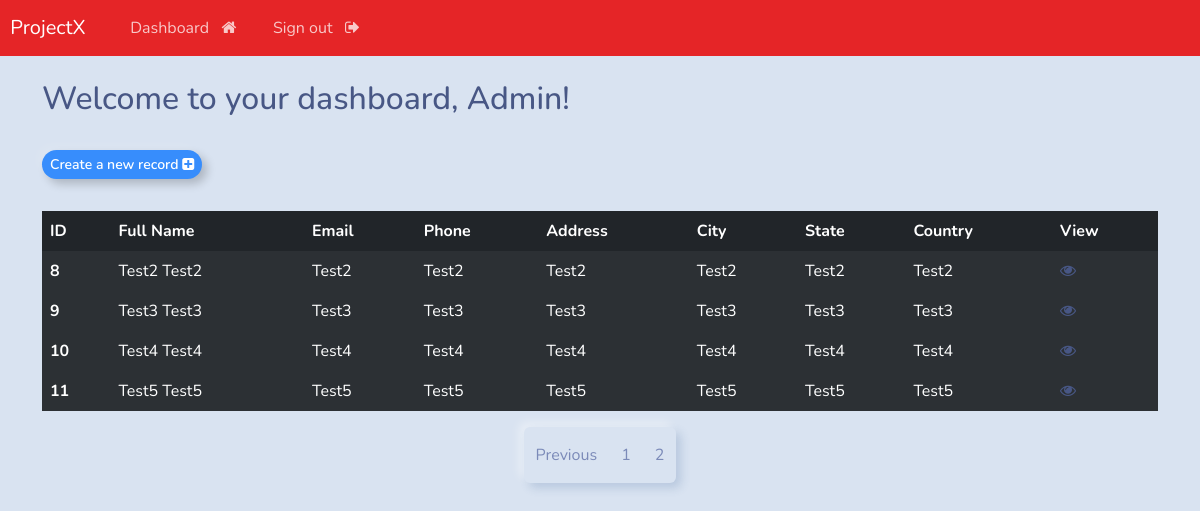
The page /dashboard?page=2 (signed in) on the database its author committed.
### webapp/models.py (models this page shows, shortened)
class Record(models.Model):
    creation_date = models.DateTimeField(auto_now_add = True)
    first_name = models.CharField(max_length=100)
    last_name = models.CharField(max_length=100)
    email = models.CharField(max_length=100)
    phone = models.CharField(max_length=100)
    address = models.CharField(max_length=100)
    city = models.CharField(max_length=100)
    state = models.CharField(max_length=100)
    country = models.CharField(max_length=100)

### webapp/views.py (the view)
# urls.py: path('dashboard', views.dashboard, name="dashboard"),
@login_required(login_url='login')
def dashboard(request):
    admin_records = Record.objects.all()
    paginator = Paginator(admin_records,5)
    page_number=request.GET.get('page')
    final_admin_records = paginator.get_page(page_number)
    total_pages = final_admin_records.paginator.num_pages
    context = {
        'admin_records':final_admin_records,
        'total_page_list':[n+1 for n in range(total_pages) ]
        }
    return render(request,'webapp/user/dashboard.html', context=context)

### webapp/templates/webapp/user/dashboard.html (shortened to what this page needs)
{% extends 'webapp/base.html' %}
{% block content %}
<h2>Welcome to your dashboard, {{user|title}}!</h2>
<a href="{% url 'create-record' %}" class="btn btn-outline-primary btn-sm">Create a new record <i
        class="fa fa-plus-square"></i></a>
<table class="table table-dark table-striped table-hover">
    <thead>
        <tr>
            <th scope="col">ID</th>
            <th scope="col">Full Name</th>
            <th scope="col">Email</th>
            <th scope="col">Phone</th>
            <th scope="col">Address</th>
            <th scope="col">City</th>
            <th scope="col">State</th>
            <th scope="col">Country</th>
            <th scope="col">View</th>
        </tr>
    </thead>
    {% for admin_record in admin_records %}
    <tbody>
        <tr>
            <th scope="row">{{admin_record.id}}</th>
            <td>{{admin_record.first_name}} {{admin_record.last_name}}</td>
            <td>{{admin_record.email}}</td>
            <td>{{admin_record.phone}}</td>
            <td>{{admin_record.address}}</td>
            <td>{{admin_record.city}}</td>
            <td>{{admin_record.state}}</td>
            <td>{{admin_record.country}}</td>
            <td><a href="{% url 'view-record' admin_record.id %}"><i class="fa fa-eye"></i></a></td>
        </tr>
    </tbody>
    {% endfor %}
</table>
<div class="container d-flex justify-content-center align-items-center">
    <nav aria-label="...">
        <ul class="pagination">
            {% if admin_records.has_previous %}
            <li class="page-item">
                <a class="page-link" href="?page={{admin_records.previous_page_number}}" tabindex="-1"
                    aria-disabled="true">Previous</a>
            </li>
            {% endif %}
            {% for page in total_page_list %}
            <li class="page-item"><a class="page-link" href="?page={{page}}">{{page}}</a></li>
            {% endfor %}
        </ul>
    </nav>
</div>
{%endblock%}

### rows shown on the page
Record: id "8", first_name "Test2", last_name "Test2", email "Test2", phone "Test2", address "Test2", city "Test2", state "Test2", country "Test2"
Record: id "9", first_name "Test3", last_name "Test3", email "Test3", phone "Test3", address "Test3", city "Test3", state "Test3", country "Test3"
Record: id "10", first_name "Test4", last_name "Test4", email "Test4", phone "Test4", address "Test4", city "Test4", state "Test4", country "Test4"
Record: id "11", first_name "Test5", last_name "Test5", email "Test5", phone "Test5", address "Test5", city "Test5", state "Test5", country "Test5"

### other values the page prints
{{ user|title }} "Admin"
{{ page }} "1" "2"
